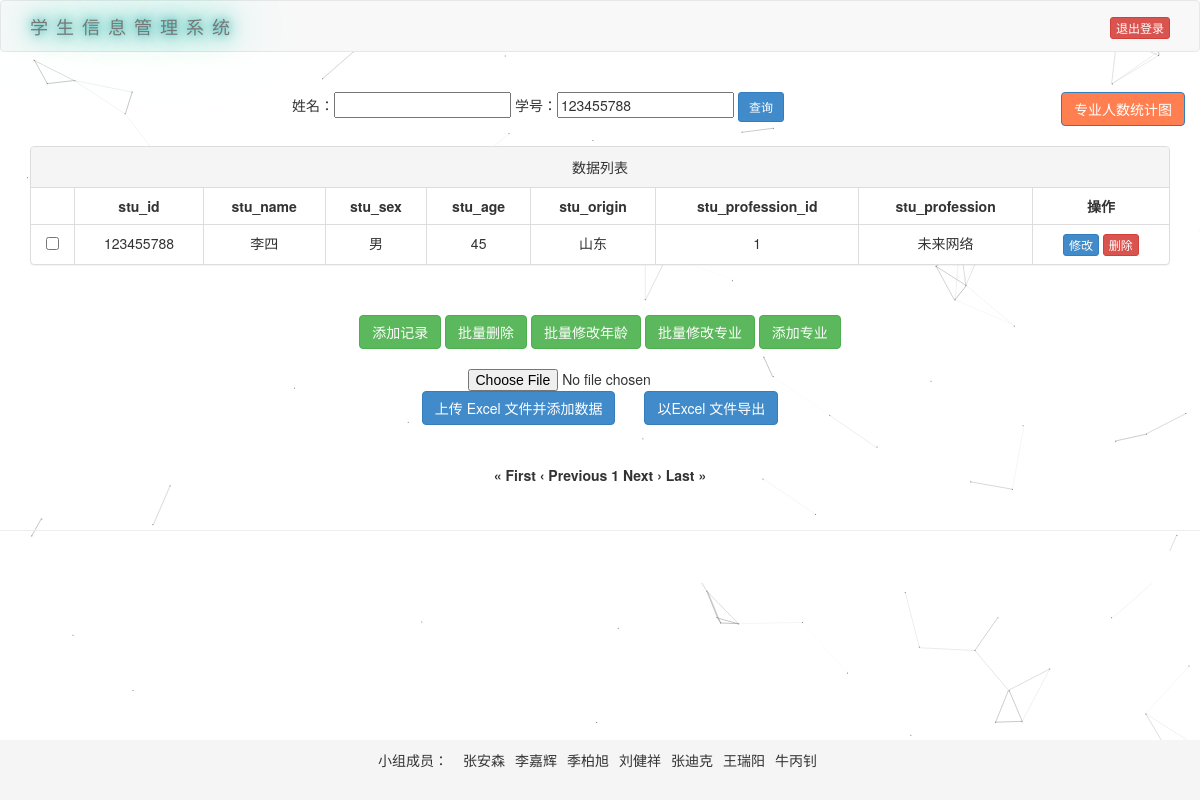
/?stu_id=123455788 (signed in), run on the app's committed database.
### tables this page shows
CREATE TABLE student_info(
        stu_id INT PRIMARY KEY     NOT NULL,
        stu_name       VARCHAR(50) NOT NULL,
        stu_sex        CHAR(2)     NOT NULL,
        stu_age        INT         NOT NULL,
        stu_origin     VARCHAR(50) NOT NULL,
        stu_profession_id int NOT NULL
        );

CREATE TABLE stu_profession(
        stu_profession_id INTEGER PRIMARY KEY,
        stu_profession    VARCHAR(50) NOT NULL
        );

### app.py (the view)
@app.route('/', methods=['GET'])
def index():
    msg = request.args.get('msg', '')
    if not check_login():
        return redirect(url_for('login'))
    page = int(request.args.get('page', 1))  # 默认显示第一页
    per_page = int(request.args.get('per_page', 5))  # 默认每页显示5条数据
    sql = "select s.*, p.stu_profession" \
          " from student_info s inner join stu_profession p on s.stu_profession_id = p.stu_profession_id"
    str_where = []
    stu_name = ''
    stu_id = ''
    if 'stu_name' in request.args:
        stu_name = request.args['stu_name']
        if stu_name != '':
            str_where.append(f" stu_name like '%{stu_name}%'")
    if 'stu_id' in request.args:
        stu_id = request.args['stu_id']
        if stu_id != '':
            str_where.append(f" stu_id = '{stu_id}'")
    if len(str_where) > 0:
        sql = sql + ' where' + ' and'.join(str_where)
    mid_res, _ = get_sql2(sql)
    num_row = len(mid_res)  # 符合条件的记录数量
    start_index = (page - 1) * per_page
    sql += f' limit {start_index}, {per_page}'
    result, fields = get_sql2(sql)
    total_pages = math.ceil(num_row / per_page)  # 使用 math.ceil 向上取整
    if num_row > 0 and msg == '' and (stu_name != "" or stu_id != ""):
        msg = "查询成功!"
    elif str_where != '' and num_row == 0:
        msg = "查询失败!"
    return render_template('index.html', datas=result, fields=fields, page=page, per_page=per_page, total_pages=total_pages,
                           msg=msg, stu_id=stu_id, stu_name=stu_name)

### app.py (called while the page is built)
def check_login():
    return False if 'username' not in session else True

### db_sqlite3.py (called while the page is built)
def open_db():
    database = 'db/students.db'
    conn = sqlite3.connect(database)
    return conn

def get_sql(conn, sql):
    print(sql)
    cur = conn.cursor()
    cur.execute(sql)
    fields = []  # 保存字段信息
    for field in cur.description:
        fields.append(field[0])
    result = cur.fetchall()  # 保存查询结果
    cur.close()
    return result, fields

def get_sql2(sql):
    conn = open_db()
    result, fields = get_sql(conn, sql)
    close_db(conn)
    return result, fields

### templates/index.html (shortened to what this page needs)
<!DOCTYPE html>
<html lang="en">
<head>
    <link href="/static/bootstrap/3.2.0/css/bootstrap.min.css" rel="stylesheet" />
</head>
<body>
    <nav class="navbar navbar-default">
        <div class="container">
            <div class="navbar-header">
                <a class="navbar-brand" href="#"> 学生信息管理系统 </a>
            </div>
            <div class="navbar-quit">
                <a class="btn btn-danger btn-xs" href="/quit">退出登录</a>
            </div>
        </div>
    </nav>
    <div class="container">
        <br />
        <div class="row text-center">
            <form method="get">
                姓名：<input type="text" name="stu_name" value="{{ stu_name }}" />
                学号：<input type="text" name="stu_id" value="{{ stu_id }}" />
                <input type="submit" value="查询" class="btn btn-primary btn-sm" />
                <a href="/charts" class="btn btn-primary" style="float:right; background-color:	#FF7F50;">
                    专业人数统计图
                </a>
            </form>
        </div>
        <br/>
        <form action="/operations" method="post">
            <div class="panel panel-default">
                <div class="panel-heading">
                    <div class="row text-center">数据列表</div>
                </div>
                <table class="table table-bordered">
                    <thead>
                        <tr>
                            <th></th>
                            {% for a in fields %}
                            <th class="text-center">{{ a }}</th>
                            {% endfor %}
                            <th class="text-center">操作</th>
                        </tr>
                    </thead>
                    <tbody>
                        {% for item in datas %}
                    <tr>
                        <td class="text-center">
                            <input type="checkbox" name="checked_sno" value="{{item[0]}}" />
                        </td>
                        {% for a in item %}
                        <td class="text-center">{{ a }}</td>
                        {% endfor %}
                        <td class="text-center">
                            <a class="btn btn-primary btn-xs" href="update?stu_id={{ item[0] }}">修改</a>
                            <a class="btn btn-danger btn-xs" href="del2/{{ item[0] }}">删除</a>
                        </td>
                    </tr>
                    {% endfor %}
                    </tbody>
                </table>
            </div>
            <div class="row text-center" style="margin-top: 50px">
                <a class="btn btn-success" href="/add">添加记录</a>
                <input class="btn btn-success" type="submit" value="批量删除" name="action" />
                <a class="btn btn-success" href="/update_age">批量修改年龄</a>
                <a class="btn btn-success" href="/update_profession">批量修改专业</a>
                <a class="btn btn-success" href="/goprofession">添加专业</a>
            </div>
            <br />
        </form>
        <div style="text-align: center">
            <form method="POST" action="/add_by_excel" enctype="multipart/form-data">
                <div class="form-row align-items-center">
                    <input type="file" class="form-control-file" style="display: inline-block" name="file" id="file" accept=".xlsx">
                    <div>
                        <input type="submit" class="btn btn-primary" style="display: inline-block" value="上传 Excel 文件并添加数据">
                        <a class="btn btn-primary" style="margin-left:25px" href="export_to_excel">以Excel 文件导出</a>
                    </div>
                </div>
            </form>
            <br>
        </div>
        <div class="row text-center">
            <div class="pagination">
                {% if page > 1 %}
                <label>
                    <a href="{{ url_for('index', page=1, per_page=per_page, stu_name=stu_name, stu_id=stu_id) }}">&laquo;
                        First</a>
                </label>
                <label>
                    <a href="{{ url_for('index', page=page-1, per_page=per_page, stu_name=stu_name, stu_id=stu_id) }}">&lsaquo;
                        Previous</a>
                </label>
                {% else %}
                <label>&laquo; First</label>
                <label>&lsaquo; Previous</label>
                {% endif %} {% for p in range(1, total_pages + 1) %} {% if page == p %}
                <label><span class="current-page">{{ p }}</span></label>
                {% else %}
                <label><a href="{{ url_for('index', page=p, per_page=per_page, stu_name=stu_name, stu_id=stu_id) }}">{{
                        p }}</a></label>
                {% endif %} {% endfor %} {% if page < total_pages %} <label>
                    <a
                        href="{{ url_for('index', page=page + 1, per_page=per_page, stu_name=stu_name, stu_id=stu_id) }}">Next
                        &rsaquo;</a>
                    </label>
                    <label><a
                            href="{{ url_for('index', page=total_pages, per_page=per_page, stu_name=stu_name, stu_id=stu_id) }}">Last
                            &raquo;</a></label>
                    {% else %}
                    <label>Next &rsaquo;</label>
                    <label>Last &raquo;</label>
                    {% endif %}
            </div>
        </div>
    </div>
    <div class="page-footer text-center">
        <hr />
        <div class="producer-list">
            <ul class="list-unstyled horizontal-list">
                <p>小组成员：</p>
                <li>张安森</li>
                <li>李嘉辉</li>
                <li>季柏旭</li>
                <li>刘健祥</li>
                <li>张迪克</li>
                <li>王瑞阳</li>
                <li>牛丙钊</li>
            </ul>
        </div>
    </div>
    <div class="alert alert-custom text-center">
    </div>
</body>
</html>

### templates/index.html (style rules this page uses)
.navbar-brand { color: #fff; }
.navbar-brand { letter-spacing: 8px; outline: none; --c:lightseagreen; text-shadow: 0 0 10px var(--c), 0 0 20px var(--c), 0 0 40px var(--c), 0 0 80px var(--c), 0 0 160px var(--c); animation: animate 5s linear infinite; }
.navbar-quit { float: right; margin-top: 15px; }
.producer-list { position: fixed; bottom: 0; left: 0; width: 100%; background-color: #f5f5f5; padding: 10px; }
.horizontal-list { display: flex; justify-content: center; list-style: none; padding: 0; }
.horizontal-list li { margin: 0 5px; }
.alert-custom { background-color: #ffffff; color: #000000; }

### data on the page
student_info: stu_id "123455788", stu_name "李四", item "男" "45" "1", stu_origin "山东"
stu_profession: stu_profession "未来网络"

### other printed values
{{ a }} "stu_id" "stu_name" "stu_sex" "stu_age" "stu_origin" "stu_profession_id" "stu_profession"
{{ p }} "1"
